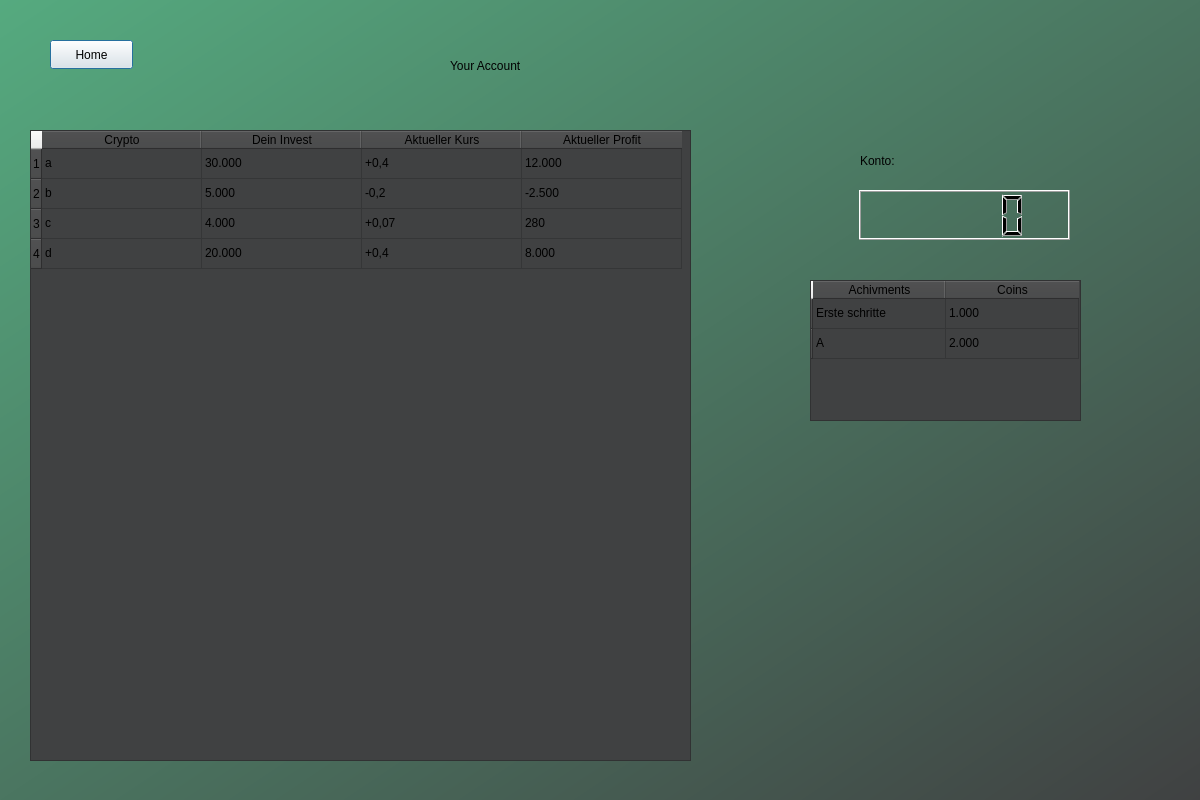
<?xml version="1.0" encoding="UTF-8"?>
<ui version="4.0">
 <class>Dialog</class>
 <widget class="QDialog" name="Dialog">
  <property name="geometry">
   <rect>
    <x>0</x>
    <y>0</y>
    <width>1200</width>
    <height>800</height>
   </rect>
  </property>
  <property name="windowTitle">
   <string>Dialog</string>
  </property>
  <property name="styleSheet">
   <string notr="true">QWidget#Dialog{
background-color: qlineargradient(spread:reflect, x1:0, y1:0, x2:1, y2:1, stop:0 rgba(85, 170, 127, 255), stop:1 rgba(64, 65, 66, 255));}
</string>
  </property>
  <property name="sizeGripEnabled">
   <bool>false</bool>
  </property>
  <property name="modal">
   <bool>false</bool>
  </property>
  <widget class="QWidget" name="widget" native="true">
   <property name="geometry">
    <rect>
     <x>10</x>
     <y>0</y>
     <width>871</width>
     <height>791</height>
    </rect>
   </property>
   <widget class="QTableWidget" name="infos">
    <property name="geometry">
     <rect>
      <x>20</x>
      <y>130</y>
      <width>661</width>
      <height>631</height>
     </rect>
    </property>
    <property name="styleSheet">
     <string notr="true">font: 14pt &quot;Segoe UI&quot;;
color: rgb(0, 0, 0);
background-color: rgb(64, 65, 66);
</string>
    </property>
    <attribute name="horizontalHeaderDefaultSectionSize">
     <number>160</number>
    </attribute>
    <row/>
    <row/>
    <row/>
    <row/>
    <column>
     <property name="text">
      <string>Crypto</string>
     </property>
    </column>
    <column>
     <property name="text">
      <string>Dein Invest</string>
     </property>
    </column>
    <column>
     <property name="text">
      <string>Aktueller Kurs</string>
     </property>
    </column>
    <column>
     <property name="text">
      <string>Aktueller Profit</string>
     </property>
    </column>
    <item row="0" column="0">
     <property name="text">
      <string>a</string>
     </property>
    </item>
    <item row="0" column="1">
     <property name="text">
      <string>30.000</string>
     </property>
    </item>
    <item row="0" column="2">
     <property name="text">
      <string>+0,4</string>
     </property>
    </item>
    <item row="0" column="3">
     <property name="text">
      <string>12.000</string>
     </property>
    </item>
    <item row="1" column="0">
     <property name="text">
      <string>b</string>
     </property>
    </item>
    <item row="1" column="1">
     <property name="text">
      <string>5.000</string>
     </property>
    </item>
    <item row="1" column="2">
     <property name="text">
      <string>-0,2</string>
     </property>
    </item>
    <item row="1" column="3">
     <property name="text">
      <string>-2.500</string>
     </property>
    </item>
    <item row="2" column="0">
     <property name="text">
      <string>c</string>
     </property>
    </item>
    <item row="2" column="1">
     <property name="text">
      <string>4.000</string>
     </property>
    </item>
    <item row="2" column="2">
     <property name="text">
      <string>+0,07</string>
     </property>
    </item>
    <item row="2" column="3">
     <property name="text">
      <string>280</string>
     </property>
    </item>
    <item row="3" column="0">
     <property name="text">
      <string>d</string>
     </property>
    </item>
    <item row="3" column="1">
     <property name="text">
      <string>20.000</string>
     </property>
    </item>
    <item row="3" column="2">
     <property name="text">
      <string>+0,4</string>
     </property>
    </item>
    <item row="3" column="3">
     <property name="text">
      <string>8.000</string>
     </property>
    </item>
   </widget>
   <widget class="QLabel" name="label">
    <property name="geometry">
     <rect>
      <x>440</x>
      <y>30</y>
      <width>311</width>
      <height>71</height>
     </rect>
    </property>
    <property name="styleSheet">
     <string notr="true">font: 28pt &quot;Segoe UI&quot;;
color: rgb(0, 0, 0);</string>
    </property>
    <property name="text">
     <string>Your Account</string>
    </property>
   </widget>
   <widget class="QPushButton" name="pushButton">
    <property name="geometry">
     <rect>
      <x>40</x>
      <y>40</y>
      <width>83</width>
      <height>29</height>
     </rect>
    </property>
    <property name="text">
     <string>Home</string>
    </property>
    <property name="icon">
     <iconset theme="QIcon::ThemeIcon::GoHome"/>
    </property>
   </widget>
  </widget>
  <widget class="QTableWidget" name="tableWidget">
   <property name="geometry">
    <rect>
     <x>810</x>
     <y>280</y>
     <width>271</width>
     <height>141</height>
    </rect>
   </property>
   <property name="styleSheet">
    <string notr="true">font: 14pt &quot;Segoe UI&quot;;
color: rgb(0, 0, 0);
background-color: rgb(64, 65, 66);</string>
   </property>
   <attribute name="horizontalHeaderDefaultSectionSize">
    <number>133</number>
   </attribute>
   <row>
    <property name="text">
     <string/>
    </property>
   </row>
   <row>
    <property name="text">
     <string/>
    </property>
   </row>
   <column>
    <property name="text">
     <string>Achivments</string>
    </property>
   </column>
   <column>
    <property name="text">
     <string>Coins</string>
    </property>
   </column>
   <item row="0" column="0">
    <property name="text">
     <string>Erste schritte</string>
    </property>
   </item>
   <item row="0" column="1">
    <property name="text">
     <string>1.000</string>
    </property>
   </item>
   <item row="1" column="0">
    <property name="text">
     <string>A</string>
    </property>
   </item>
   <item row="1" column="1">
    <property name="text">
     <string>2.000</string>
    </property>
   </item>
  </widget>
  <widget class="QLabel" name="label_2">
   <property name="geometry">
    <rect>
     <x>860</x>
     <y>140</y>
     <width>101</width>
     <height>41</height>
    </rect>
   </property>
   <property name="styleSheet">
    <string notr="true">color: rgb(0, 0, 0);
font: 16pt &quot;Segoe UI&quot;;</string>
   </property>
   <property name="text">
    <string>Konto:</string>
   </property>
  </widget>
  <widget class="QLCDNumber" name="kontostand">
   <property name="geometry">
    <rect>
     <x>859</x>
     <y>190</y>
     <width>211</width>
     <height>50</height>
    </rect>
   </property>
  </widget>
 </widget>
 <resources/>
 <connections/>
</ui>
